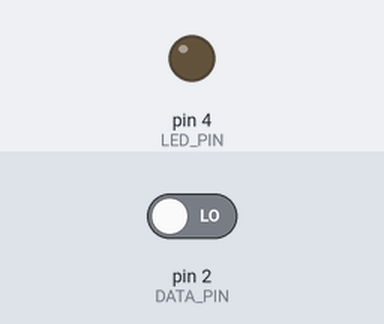
A sketch run on a simulated Arduino Uno, built with avr-gcc and run on an emulated ATmega328P. On the bench: output pins drawn as LEDs (lit = HIGH). The inputs (shaded band) are chosen by the test bench; at power-on: pin 2 (DATA_PIN) LOW.

Above: at 1.2 s.
1.3 s: pin 2 (DATA_PIN) driven HIGH
At 1.6 s:
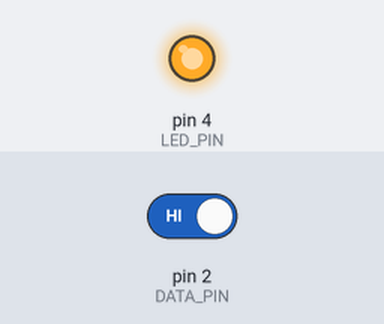
2.8 s: pin 2 (DATA_PIN) driven LOW
At 3.9 s:
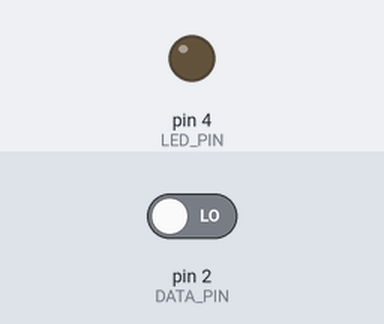
Timing chart, 0 to 5.8 s (numbered marks = the images above; inputs shaded):
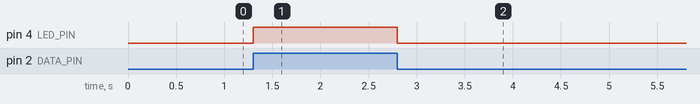

The sketch:

RadioTransmission.ino
```cpp
#define DATA_PIN 2
#define LED_PIN 4

void setup(){
    pinMode(LED_PIN, OUTPUT);
    pinMode(DATA_PIN, INPUT);
}

void loop() {
    digitalWrite(LED_PIN, digitalRead(DATA_PIN));
}
```

Measured:
- after the input at 1.3 s, pin 4 (LED_PIN): LOW → HIGH at once
- after the input at 2.8 s, pin 4 (LED_PIN): HIGH → LOW at once
